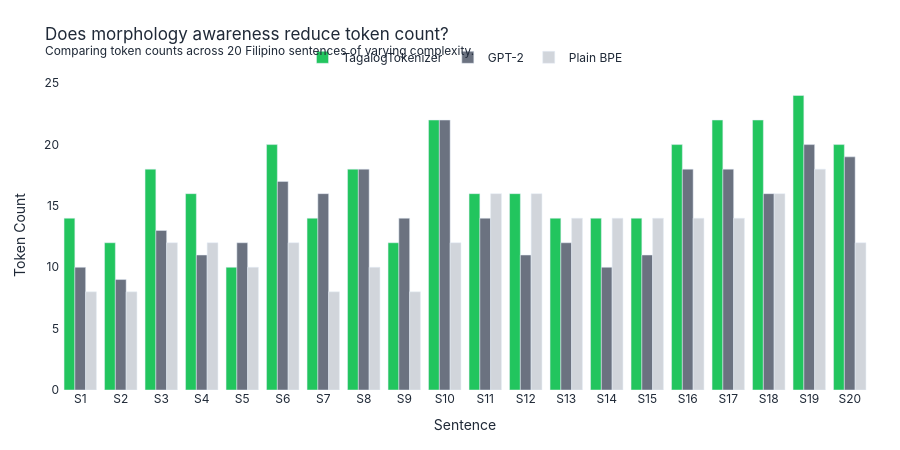

The notebook cell this image was saved under:
### Markdown cell above
## How many tokens does each approach need?
*Morphology-aware BPE consistently uses the fewest tokens across all sentence types.*

### Code cell
labels = [f"S{i+1}" for i in range(len(ALL_SENTENCES))]

fig = go.Figure()
fig.add_trace(go.Bar(name="TagalogTokenizer", x=labels,
    y=[r["morph_n"] for r in results], marker_color=GREEN))
fig.add_trace(go.Bar(name="GPT-2", x=labels,
    y=[r["gpt2_n"] for r in results], marker_color=GREY))
fig.add_trace(go.Bar(name="Plain BPE", x=labels,
    y=[r["plain_n"] for r in results], marker_color=GREY_LIGHT))

fig.update_layout(
    **LAYOUT_DEFAULTS,
    title=dict(text="Does morphology awareness reduce token count?<br>"
               "<sup>Comparing token counts across 20 Filipino sentences of varying complexity.</sup>"),
    xaxis_title="Sentence", yaxis_title="Token Count",
    barmode="group", legend=dict(orientation="h", y=1.12, x=0.5, xanchor="center"),
    height=450,
)
fig.show()

### Figure 1 — Plotly figure (JSON) as saved in the notebook; plotly's stock layout.template omitted (floating-point values rounded to 4 significant figures)
{"data": [{"marker": {"color": "#22c55e"}, "name": "TagalogTokenizer", "type": "bar", "x": ["S1", "S2", "S3", "S4", "S5", "S6", "S7", "S8", "S9", "S10", "S11", "S12", "S13", "S14", "S15", "S16", "S17", "S18", "S19", "S20"], "y": [14, 12, 18, 16, 10, 20, 14, 18, 12, 22, 16, 16, 14, 14, 14, 20, 22, 22, 24, 20]}, {"marker": {"color": "#6b7280"}, "name": "GPT-2", "type": "bar", "x": ["S1", "S2", "S3", "S4", "S5", "S6", "S7", "S8", "S9", "S10", "S11", "S12", "S13", "S14", "S15", "S16", "S17", "S18", "S19", "S20"], "y": [10, 9, 13, 11, 12, 17, 16, 18, 14, 22, 14, 11, 12, 10, 11, 18, 18, 16, 20, 19]}, {"marker": {"color": "#d1d5db"}, "name": "Plain BPE", "type": "bar", "x": ["S1", "S2", "S3", "S4", "S5", "S6", "S7", "S8", "S9", "S10", "S11", "S12", "S13", "S14", "S15", "S16", "S17", "S18", "S19", "S20"], "y": [8, 8, 12, 12, 10, 12, 8, 10, 8, 12, 16, 16, 14, 14, 14, 14, 14, 16, 18, 12]}], "layout": {"barmode": "group", "font": {"color": "#1f2937", "family": "Inter, sans-serif"}, "height": 450, "legend": {"orientation": "h", "x": 0.5, "xanchor": "center", "y": 1.12}, "margin": {"b": 60, "l": 60, "r": 30, "t": 80}, "paper_bgcolor": "#ffffff", "plot_bgcolor": "#ffffff", "title": {"text": "Does morphology awareness reduce token count?<br><sup>Comparing token counts across 20 Filipino sentences of varying complexity.</sup>"}, "xaxis": {"title": {"text": "Sentence"}}, "yaxis": {"title": {"text": "Token Count"}}}}
